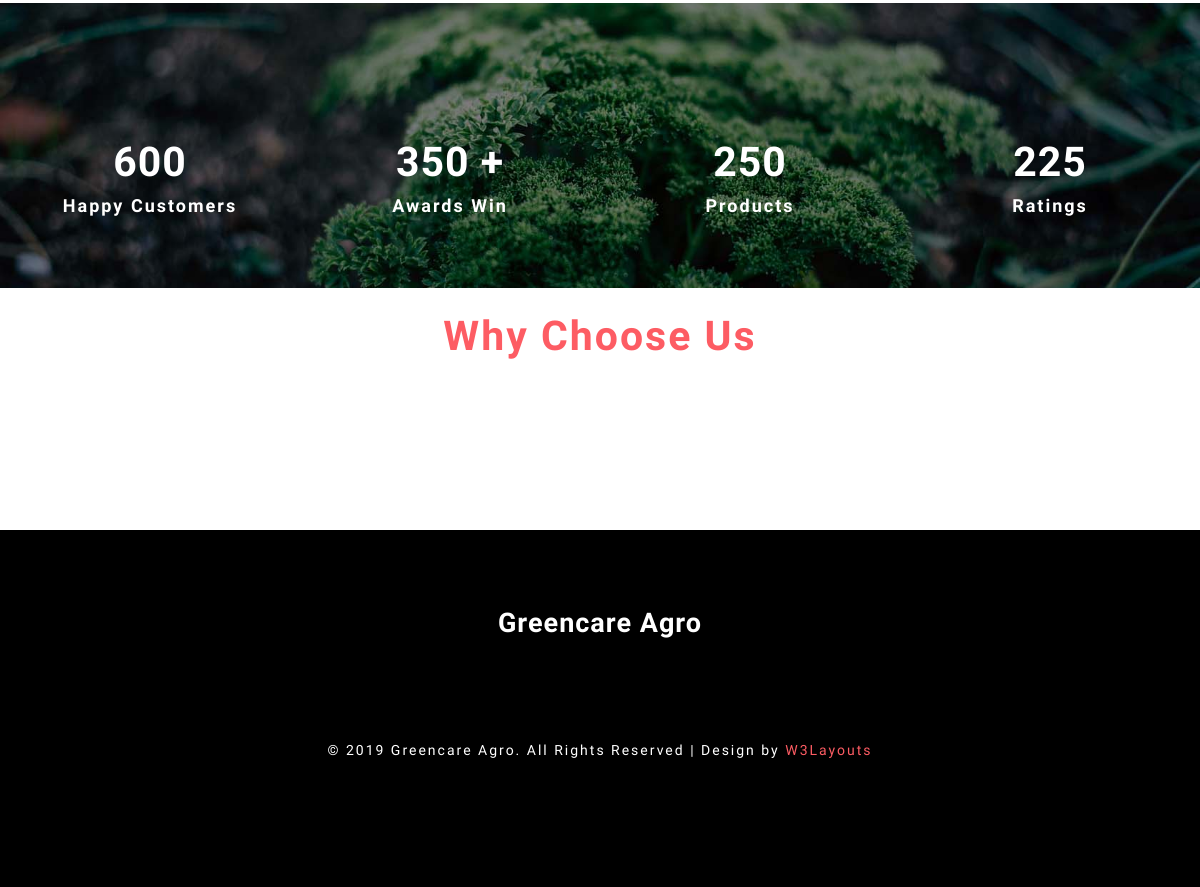
The page /agricultureabout/ (lower part) on the database as committed earlier.
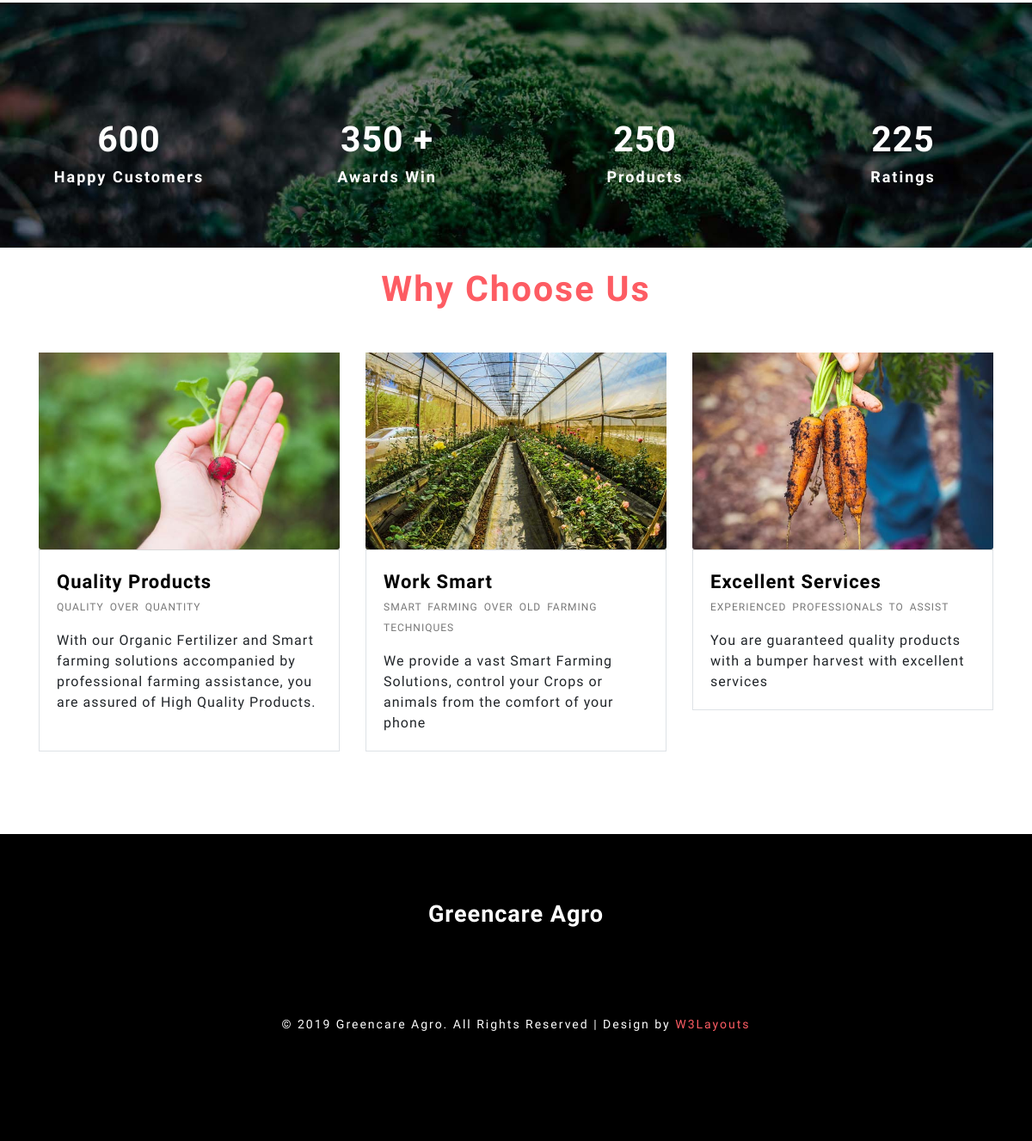
The same page on the database as committed later.
### greencare/models.py (models this page shows, shortened)
class WhyChooseOurAgroServices(models.Model):
    picture = models.ImageField('Picture', max_length=1000, upload_to='why-choose-us/', help_text='preferably 640x420')
    heading = models.CharField('Heading', max_length=200, )
    subheading = models.CharField('Sub Heading', max_length=200, default='', null=True, blank=True)
    detail = models.TextField('Detail', default='')

### greencare/views.py (the view)
# urls.py: path('agricultureabout/', views.agricultureabout, name='agricultureabout'),
def agricultureabout(request):
    experience = Experience.objects.all()
    whychooseouragroservices = WhyChooseOurAgroServices.objects.all()
    return render(request, 'agriculture/about.html', {
        'experience': experience,
        'whychooseouragroservices': whychooseouragroservices,
    })

### greencare/templates/agriculture/about.html (shortened to what this page needs)
{% extends 'agriculture/agricbase.html' %}
{% load static %}
{% block content %}
    <section class="stats-count py-lg-4 py-md-3 py-sm-3 py-3">
        <div class="container-fluid py-lg-5 py-md-4 py-sm-4 py-3">
            <div class="row text-center">
                <div class="col-lg-3 col-md-3 col-sm-6 col-6 number-w3three-info ">
                    <span class="fa fa-smile-o" data-blast="bgColor"></span>
                    <h5>600</h5>
                    <h6 class="pt-2">Happy Customers</h6>
                </div>
                <div class="col-lg-3 col-md-3 col-sm-6 col-6 number-w3three-info">
                    <span class="fa fa-shield" data-blast="bgColor"></span>
                    <h5>350 +</h5>
                    <h6 class="pt-2">Awards Win</h6>
                </div>
                <div class="col-lg-3 col-md-3 col-sm-6 col-6 number-w3three-info">
                    <span class="fa fa-leaf" data-blast="bgColor"></span>
                    <h5>250</h5>
                    <h6 class="pt-2">Products</h6>
                </div>
                <div class="col-lg-3 col-md-3 col-sm-6 col-6 number-w3three-info">
                    <span class="fa fa-thumbs-o-up" data-blast="bgColor"></span>
                    <h5>225</h5>
                    <h6 class="pt-2">Ratings</h6>
                </div>
            </div>
        </div>
    </section>
    <br>
    <section class="blog_w3ls pb-5" id="why">
        <div class="container pb-xl-5 pb-lg-3">
            <h3 class="title text-center mb-lg-5 mb-md-4 mb-sm-4 mb-3">Why Choose Us</h3>
            <div class="row">
                {% for whyus in whychooseouragroservices %}
                    <div class="col-lg-4 col-md-6">
                        <div class="card border-0 med-blog">
                            <div class="card-header p-0">
                                <a href="single.html">
                                    <img class="card-img-bottom" src="{{ whyus.picture.url }}"
                                         alt="Card image cap">
                                </a>
                            </div>
                            <div class="card-body border border-top-0">
                                <div class="mb-3">
                                    <h5 class="blog-title card-title m-0">
                                        {{ whyus.heading }}
                                    </h5>
                                    <div class="blog_w3icon">
									<span>
									    {{ whyus.subheading }}
                                    </span>
                                    </div>
                                </div>
                                <p>
                                    {{ whyus.detail | safe }}
                                </p>
                            </div>
                        </div>
                    </div>
                {% endfor %}
                <br>
            </div>
        </div>
    </section>
{% endblock %}

Rows that differ between the two databases and show on the page:
added WhyChooseOurAgroServices: picture (picture), heading "Quality Products", subheading "QUALITY OVER QUANTITY", detail "With our Organic Fertilizer and Smart farming solutions accompanied by professional farming assistance, you are assured of High Quality Products."
added WhyChooseOurAgroServices: picture (picture), heading "Work Smart", subheading "SMART FARMING OVER OLD FARMING TECHNIQUES", detail "We provide a vast Smart Farming Solutions, control your Crops or animals from the comfort of your phone"
added WhyChooseOurAgroServices: picture (picture), heading "Excellent Services", subheading "EXPERIENCED PROFESSIONALS TO ASSIST", detail "You are guaranteed quality products with a bumper harvest with excellent services"
